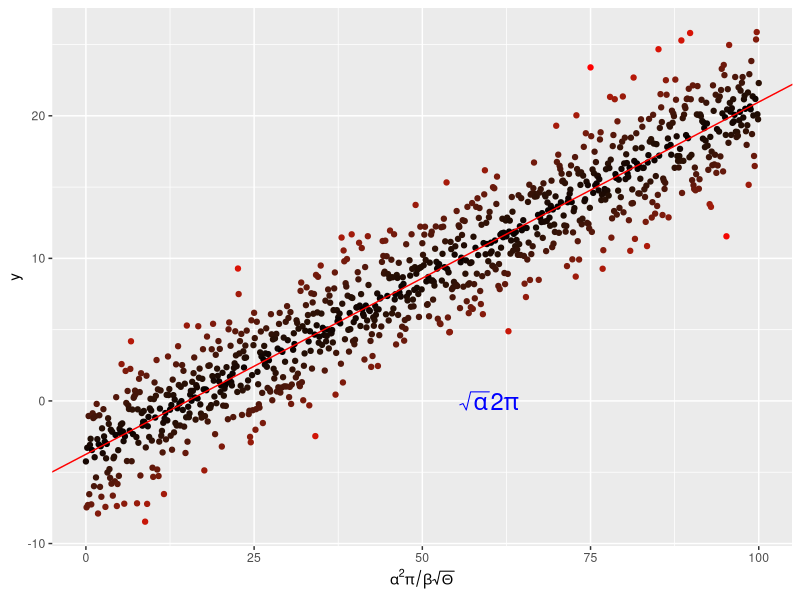
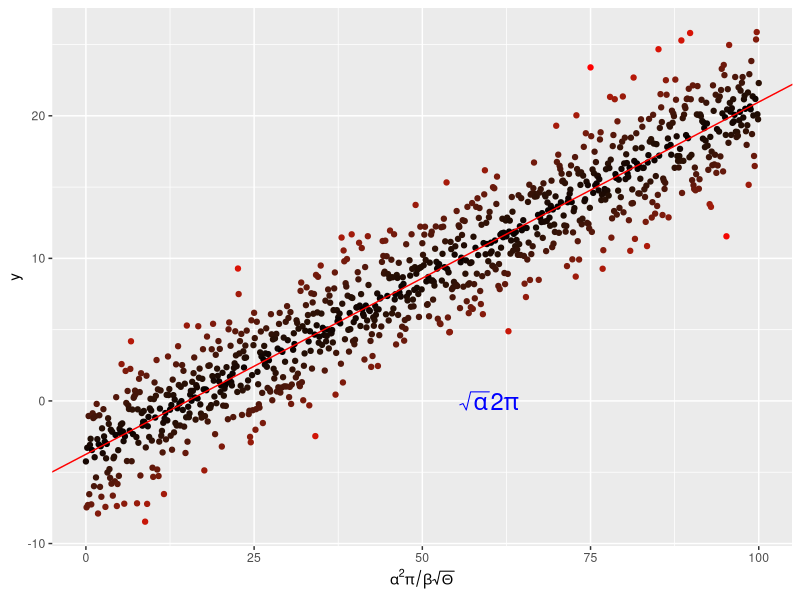

The R source for these figures, in order:
require(ggplot2)

# Create some random "data" for linear regression
x <- seq(0, 100, by = 0.1)
y <- -4. + 0.25 * x +
  rnorm(length(x), mean = 0., sd = 2.5)

# put them in a dataframe
my_data <- data.frame(x = x, y = y)

# perform a linear regression
my_lm <- summary(lm(y ~ x, data = my_data))

# plot the data
p <-  ggplot(my_data, aes(x = x, y = y,
                          colour = abs(my_lm$residual))
             ) +
  geom_point() +  # add scatter plot points
  scale_colour_gradient(low = "black", high = "red") +  # colour points with low/high residuals in black/red
  theme(legend.position = "none") +  # remove the legend
  scale_x_continuous(
    expression(alpha^2 * pi / beta * sqrt(Theta)))  # write the x-axis label in mathematical expression

# add the regression line
p <- p + geom_abline(
  intercept = my_lm$coefficients[1][1],
  slope = my_lm$coefficients[2][1],
  colour = "red")  # colour the regression line in red
  
# throw some math on the plot
p <- p + annotate("text", x = 60, y = 0, 
                  label = "sqrt(alpha) * 2* pi", 
                  parse = TRUE,  # Interpret the label as a mathematical expression
                  size = 6,  # set the text size
                  colour = "blue")

p

# Save the result graph
pdf("../results/MyLinReg.pdf", 10, 8.3)  # open blank pdf page
print(p)  # Print the graph to the PDF
dev.off()  # Close the PDF device
